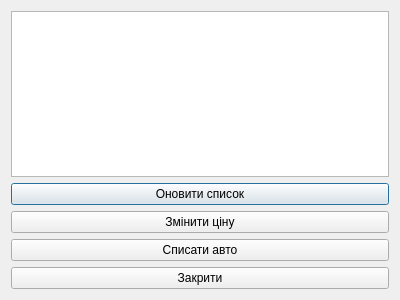
<?xml version="1.0" encoding="UTF-8"?>
<ui version="4.0">
 <class>WarehouseDialog</class>
 <widget class="QDialog" name="WarehouseDialog">
  <property name="geometry">
   <rect>
    <x>0</x>
    <y>0</y>
    <width>400</width>
    <height>300</height>
   </rect>
  </property>
  <property name="windowTitle">
   <string>Dialog</string>
  </property>
  <layout class="QVBoxLayout" name="verticalLayout">
   <item>
    <widget class="QTableWidget" name="tableWidget"/>
   </item>
   <item>
    <widget class="QPushButton" name="pushButton">
     <property name="text">
      <string>Оновити список</string>
     </property>
    </widget>
   </item>
   <item>
    <widget class="QPushButton" name="btnChangePrice">
     <property name="text">
      <string>Змінити ціну</string>
     </property>
    </widget>
   </item>
   <item>
    <widget class="QPushButton" name="btnDelete">
     <property name="text">
      <string>Списати авто</string>
     </property>
    </widget>
   </item>
   <item>
    <widget class="QPushButton" name="pushButton_2">
     <property name="text">
      <string>Закрити</string>
     </property>
    </widget>
   </item>
  </layout>
 </widget>
 <resources/>
 <connections/>
</ui>
